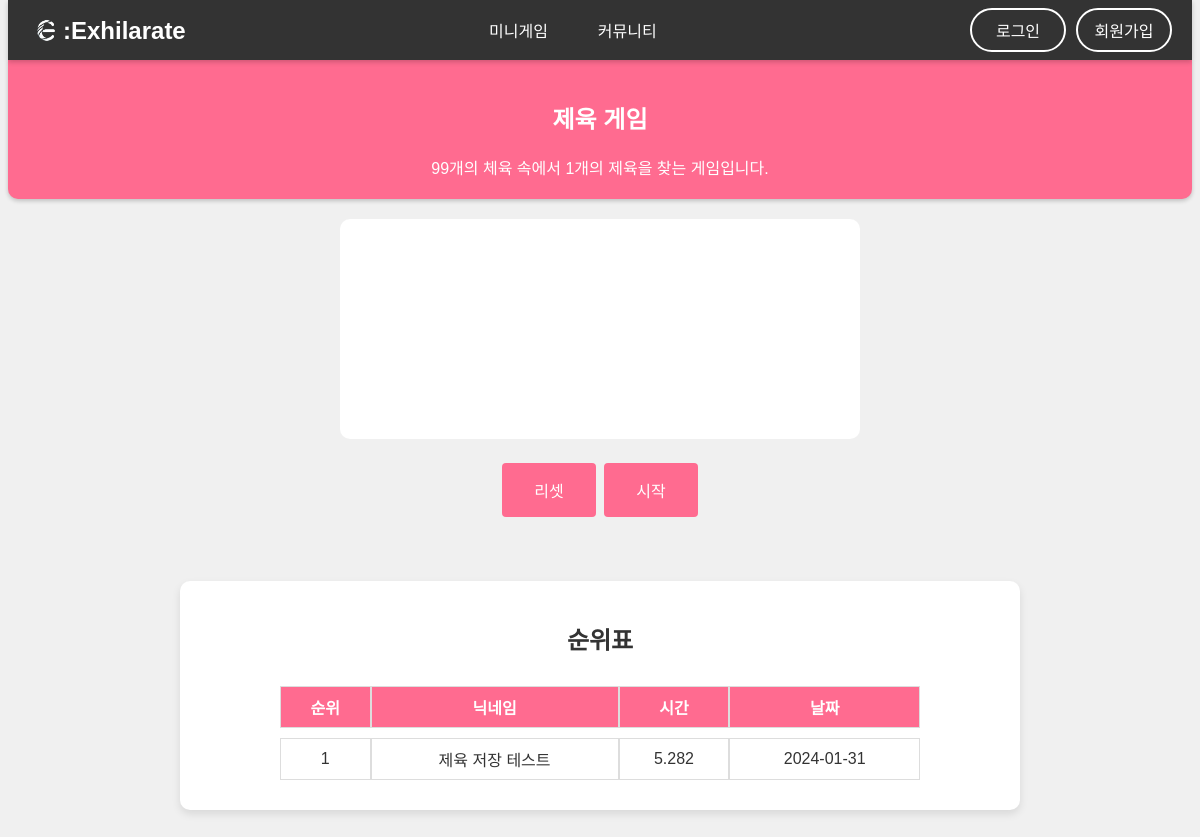
Page /find on the committed database.
### tables this page shows
CREATE TABLE menu_info (
            id INTEGER PRIMARY KEY AUTOINCREMENT,
            menu TEXT NOT NULL,
            image TEXT NOT NULL,
            name TEXT NOT NULL,
            url TEXT NOT NULL,
            description TEXT NOT NULL
        );

CREATE TABLE game_records (
            id INTEGER PRIMARY KEY AUTOINCREMENT,
            ip TEXT NOT NULL,
            gametype INTEGER NOT NULL,
            nickname TEXT NOT NULL,
            time REAL NOT NULL,
            date TEXT NOT NULL,
            FOREIGN KEY (gametype) REFERENCES menu_info(id)
        );

### app.py (the view)
@app.route('/find')
def find():
    db = get_db()
    cur = db.cursor()
    cur.execute("SELECT id, name, description FROM menu_info WHERE id = 8")
    menu_info = cur.fetchone()
    cur.execute("SELECT nickname, time, date FROM game_records WHERE gametype = 8 ORDER BY time ASC")
    records = cur.fetchall()
    ranked_records = [(index + 1, record['nickname'], record['time'], record['date']) for index, record in enumerate(records)]
    return render_template('find.html', records=ranked_records, game_id=menu_info['id'], game_name=menu_info['name'], game_description=menu_info['description'])

### app.py (called while the page is built)
def get_db():
    if 'db' not in g:
        g.db = sqlite3.connect(DATABASE_FILE)
        g.db.row_factory = sqlite3.Row
    return g.db

@app.context_processor
def inject_menus():
    db = get_db()
    all_menus = db.execute("SELECT id, name, url, menu, description FROM menu_info ORDER BY id ASC").fetchall()
    games = [item for item in all_menus if item['menu'] == 'game']
    communities = [item for item in all_menus if item['menu'] == 'community']
    return {'games': games, 'communities': communities}

### templates/find.html (shortened to what this page needs)
{% extends 'base.html' %}
{% block content %}
    <link rel="stylesheet" type="text/css" href="{{ url_for('static', filename='css/games/find.css') }}">
    <div id="game-board" class="game-board"></div>
    <button id="reset-button">리셋</button>
    <button id="start-button">시작</button>
{% endblock %}

### templates/base.html (shortened to what this page needs)
<!DOCTYPE html>
<html>
<head>
    <link rel="stylesheet" type="text/css" href="{{ url_for('static', filename='css/base.css') }}">
</head>
{% set excluded_paths = ['/', '/games', '/roulette', '/communities'] %}
<body>
    <nav>
        <div class="logo">
            <a href="/">
                <img src="{{ url_for('static', filename='images/logo.png') }}" alt="로고">
                <span>:Exhilarate</span>
            </a>
        </div>
        <ul class="main-menu">
            <li class="dropdown">
                <a href="games">미니게임</a>
            </li>
            <li class="dropdown">
                <a href="#">커뮤니티</a>
            </li>
        </ul>
        <div class="auth-buttons">
            <a href="#" class="login-btn">로그인</a>
            <a href="#" class="register-btn">회원가입</a>
        </div>
    </nav>
    <div id="header">
        <h2>{{ game_name }}</h2>
        <span>{{ game_description }}</span>
    </div>
    {% block content %}{% endblock %}
    {% if request.path not in excluded_paths %}
    <div class="rank">
        <h2>순위표</h2>
        <table>
            <tr>
                <th>순위</th>
                <th>닉네임</th>
                <th>시간</th>
                <th>날짜</th>
            </tr>
            {% for record in records %}
            <tr>
                <td>{{ record[0] }}</td>
                <td>{{ record[1] }}</td>
                <td>{{ record[2] }}</td>
                <td>{{ record[3] }}</td>
            </tr>
            {% endfor %}
        </table>
    </div>
    {% endif %}
</body>
</html>

### static/css/base.css (style rules this page uses)
body { font-family: 'Noto Sans KR', sans-serif; background-color: #f0f0f0; color: #333; text-align: center; margin-top: 60px; }
#header { color: white; font-family: 'omyu_pretty', sans-serif; padding: 20px; box-shadow: 0 2px 4px rgba(0, 0, 0, 0.2); border-bottom-left-radius: 10px; border-bottom-right-radius: 10px; }
.logo { display: flex; align-items: center; }
.logo a { display: flex; align-items: center; text-decoration: none; }
.logo img { max-height: 35px; }
.logo span { font-size: 24px; line-height: 35px; color: white; font-weight: bold; font-family: 'DAEAM_LEE_TAE_JOON', sans-serif; }
button { border: none; color: white; padding: 15px 32px; text-align: center; text-decoration: none; display: inline-block; font-size: 16px; margin: 4px 2px; cursor: pointer; border-radius: 4px; transition: background-color 0.3s; }
nav { position: fixed; top: 0; left: 0; right: 0; display: flex; justify-content: space-between; align-items: center; padding: 0 20px; background-color: #333333; box-shadow: 0 2px 5px rgba(0, 0, 0, 0.2); z-index: 1000; height: 60px; margin: 0 8px; }
nav ul { list-style: none; padding: 0; margin: 0; display: flex; justify-content: center; }
nav ul li { margin: 0 10px; }
nav ul li a { text-decoration: none; color: #FFFFFF; padding: 10px 15px; }
.dropdown { position: relative; display: inline-block; }
.auth-buttons { display: flex; align-items: center; }
.auth-buttons a { margin-left: 10px; padding: 8px 16px; text-decoration: none; color: #FFFFFF; background-color: transparent; border: 2px solid #FFFFFF; border-radius: 25px; transition: all 0.3s ease; position: relative; overflow: hidden; min-width: 60px; }
.auth-buttons a::before { content: ''; position: absolute; top: 50%; left: 50%; width: 300%; height: 300%; background-color: #FFFFFF; transition: all 0.5s ease; display: block; transform: translate(-50%, -50%) scale(0); border-radius: 50%; opacity: 0.6; z-index: 0; }
.rank { background-color: #fff; border-radius: 10px; box-shadow: 0 4px 8px rgba(0, 0, 0, 0.1); padding: 20px; margin-top: 20px; max-width: 800px; margin: 40px auto; }
table { width: 80%; margin: auto; border-collapse: separate; border-spacing: 0 10px; }
th { color: white; }
th, td { border: 1px solid #ddd; padding: 8px; text-align: center; }

### static/css/games/find.css (style rules this page uses)
#header, th, button { background-color: #ff6b90; }
.game-board { display: flex; justify-content: center; align-items: center; height: 200px; padding: 10px; margin: auto; margin-top: 20px; margin-bottom: 20px; background-color: #fff; border-radius: 10px; max-width: 500px; }

### rows in the picture
menu_info: name "제육 게임", description "99개의 체육 속에서 1개의 제육을 찾는 게임입니다."
game_records: id "1", nickname "제육 저장 테스트", time "5.282", date "2024-01-31"
